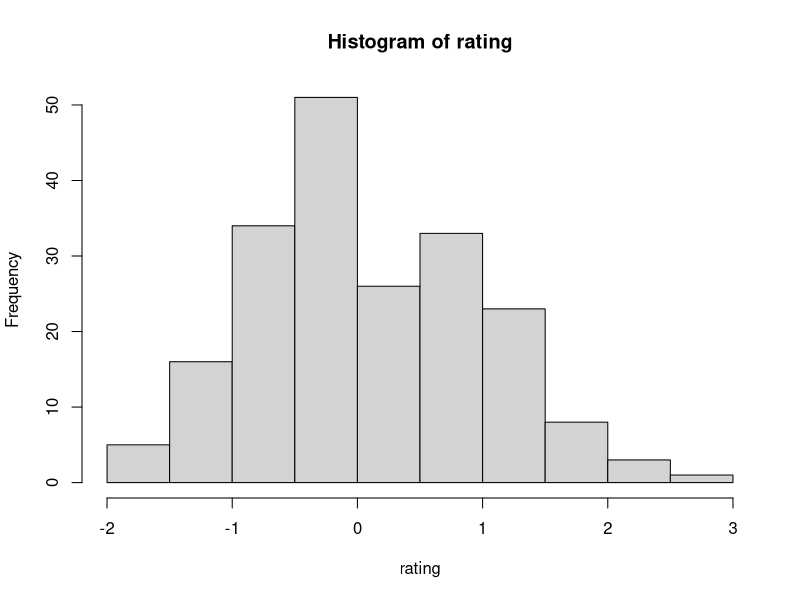

Write R code to recreate this figure.
## ---- chunk 1
rating <-rnorm(200)
hist(rating)
